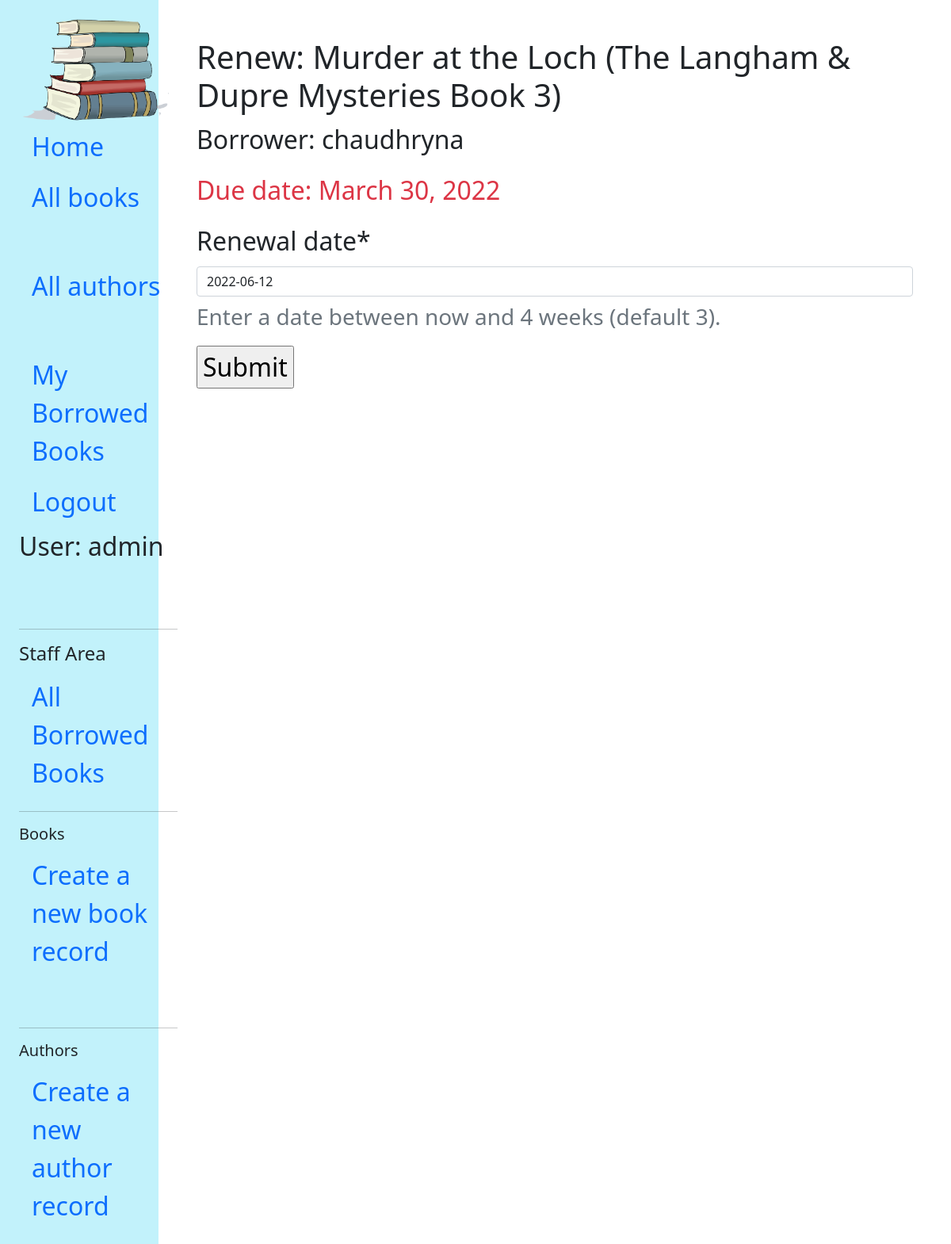
The page /catalog/book/fac04ce1-45db-4ceb-85c6-928c9095598b/renew/ (signed in) on the database its author committed.
### catalog/models.py (models this page shows, shortened)
class BookInstance(models.Model):
    id = models.UUIDField(primary_key=True, default=uuid.uuid4, help_text='Unique ID for this particular book across whole library')
    book = models.ForeignKey('Book', on_delete=models.RESTRICT, null=True)
    imprint = models.CharField(max_length=200)
    due_back = models.DateField(null=True, blank=True)
    borrower = models.ForeignKey(User, on_delete=models.SET_NULL, null=True, blank=True)
    @property
    def is_overdue(self):
        if self.due_back and date.today() > self.due_back:
            return True
        return False
    LOAN_STATUS = (
        ('m', 'Maintenance'),
        ('o', 'On loan'),
        ('a', 'Available'),
        ('r', 'Reserved'),
    )
    status = models.CharField(
        max_length=1,
        choices=LOAN_STATUS,
        blank=True,
        default='m',
        help_text='Book availability',
    )
    class Meta:
        ordering = ['due_back']
        permissions = (("can_mark_returned", "Set book as returned"),)

class Book(models.Model):
    title = models.CharField(max_length=200)
    author = models.ForeignKey('Author', on_delete=models.SET_NULL, null=True)
    summary = models.TextField(max_length=1000, help_text='Enter a brief description of the book')
    isbn = models.CharField('ISBN', max_length=13, unique=True,
                             help_text='13 Character <a href="https://www.isbn-international.org/content/what-isbn">ISBN number</a>')
    genre = models.ManyToManyField(Genre, help_text='Select a genre for this book')
    language = models.ForeignKey('Language', on_delete=models.SET_NULL, null=True)
    class Meta:
        ordering = ['title', 'author']
    def display_genre(self):
        """Creates a string for the Genre. This is required to display genre in Admin."""
        return ', '.join([genre.name for genre in self.genre.all()[:3]])
    display_genre.short_description = 'Genre'

### catalog/views.py (the view)
# urls.py: path('book/<uuid:pk>/renew/', views.renew_book_librarian, name='renew-book-librarian'),
@login_required
@permission_required('catalog.can_mark_returned', raise_exception=True)
def renew_book_librarian(request, pk):
    book_instance = get_object_or_404(BookInstance, pk=pk)
    if request.method == 'POST':
        form = RenewBookForm(request.POST)
        if form.is_valid():
            book_instance.due_back = form.cleaned_data['renewal_date']
            book_instance.save()
            return HttpResponseRedirect(reverse('all-borrowed'))
    else:
        proposed_renewal_date = datetime.date.today() + datetime.timedelta(weeks=3)
        form = RenewBookForm(initial={'renewal_date': proposed_renewal_date})
    context = {
        'form': form,
        'book_instance': book_instance,
    }
    return render(request, 'catalog/book_renew_librarian.html', context)

### catalog/forms.py (shortened to what this page needs)
class RenewBookForm(forms.Form):
    renewal_date = forms.DateField(
            help_text="Enter a date between now and 4 weeks (default 3).")

### catalog/templates/catalog/book_renew_librarian.html (shortened to what this page needs)
{% extends "base_generic.html" %}
{% load crispy_forms_tags %}
{% block content %}
<h1>Renew: {{ book_instance.book.title }}</h1>
<p>Borrower: {{ book_instance.borrower }}</p>
<p{% if book_instance.is_overdue %} class="text-danger" {% endif %}>Due date: {{ book_instance.due_back }}</p>
  <form action="" method="post">
    <table>
      {{ form|crispy }}
    </table>
    <input type="submit" value="Submit">
  </form>
  {% endblock %}

### catalog/templates/base_generic.html (shortened to what this page needs)
{% load static %}
<!DOCTYPE html>
<html lang="en">
  <head>
    <link href="https://cdn.jsdelivr.net/npm/bootstrap@5.1.3/dist/css/bootstrap.min.css" rel="stylesheet"
>
    <link rel="stylesheet" href="{% static '/css/styles.css' %}">
  </head>
  <body>
    <div class="container-fluid pt-0">
      <div class="row">
        <div class="col-sm-2 bg-info p-3 text-dark bg-opacity-25 pb-5" id="sidebar">
          {% block sidebar %}
          <nav class="nav flex-column p-2">
            <a href="#"><img width="200px" src="{% static '/images/book-logo.png' %}" alt="book logo"></a>
            <a class="nav-link active" href="{% url 'index' %}">Home</a>
            <a class="nav-link" href="{% url 'books' %}">All books</a>
            <a class="nav-link" href="{% url 'authors' %}">All authors</a>
            {% if user.is_authenticated %}
            <a class="nav-link" href="{% url 'my-borrowed' %}">My Borrowed Books</a>
            <a class="nav-link" href="{% url 'logout'%}?next={{request.path}}">Logout</a>
            {% else %}
            <a class="nav-link" href="{% url 'login'%}?next={{request.path}}">Login</a>
            {% endif %}
            {% if user.is_authenticated %}
            <p>User: {{ user.get_username }}</p>
            {% endif %}
            <hr>
            {% if perms.catalog.can_mark_returned %}
            <h4>Staff Area</h4>
            <a class="nav-link" href="{% url 'all-borrowed' %}">All Borrowed Books</a>
            <hr>
            <h5>Books</h5>
            <a class="nav-link" href="{% url 'book-create' %}">Create a new book record</a>
            <hr>
            <h5>Authors</h5>
            <a class="nav-link" href="{% url 'author-create' %}">Create a new author record</a>
            {% endif %}
            </nav>
          {% endblock %}
        </div>
        <div class="col-sm-10 p-5">
          {% block content %}{% endblock %}
        </div>
      </div>
    </div>
  </body>
</html>

### catalog/static/css/styles.css (style rules this page uses)
body { font-size: 2rem; }

### rows shown on the page
BookInstance: book "Murder at the Loch (The Langham & Dupre Mysteries Book 3)", borrower "chaudhryna", due_back "March 30, 2022"

### other values the page prints
{{ user.get_username }} "admin"
